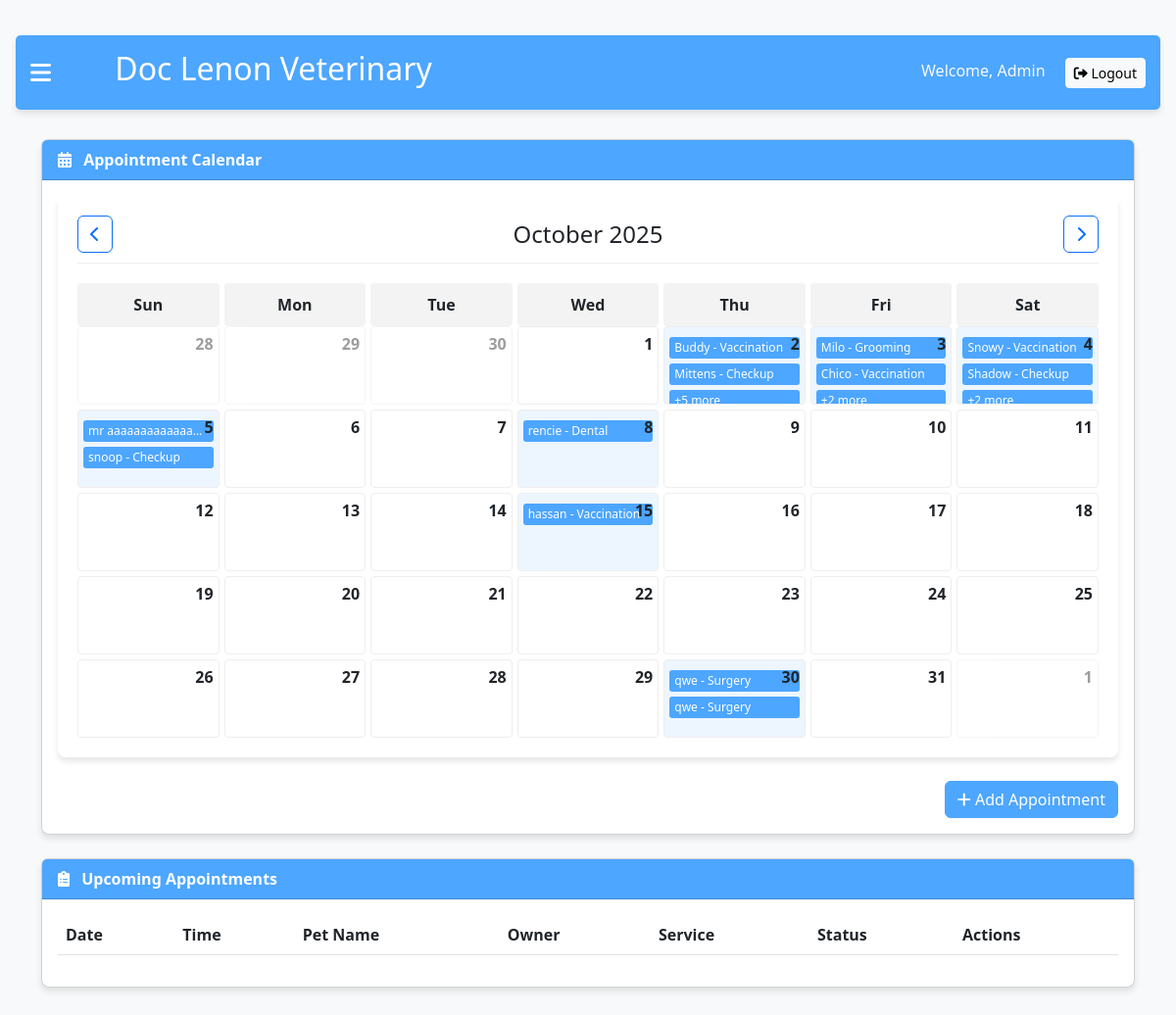
Page /c2.php?year=2025&month=10 (signed in) on the committed database.
### tables this page shows
CREATE TABLE `appointments` (
  `id` int(11) NOT NULL,
  `appointment_date` date NOT NULL,
  `appointment_time` time NOT NULL,
  `pet_name` varchar(100) NOT NULL,
  `pet_type` varchar(50) NOT NULL,
  `owner_name` varchar(100) NOT NULL,
  `owner_phone` varchar(20) NOT NULL,
  `owner_email` varchar(255) DEFAULT NULL,
  `service_type` varchar(50) NOT NULL,
  `notes` text DEFAULT NULL,
  `status` varchar(20) DEFAULT 'Pending',
  `created_at` timestamp NOT NULL DEFAULT current_timestamp()
);

### c2.php (the view, shortened to what this page needs)
<?php
$servername = "localhost";
$username = "root";
$password = "";
$dbname = "taho";
$conn = new mysqli($servername, $username, $password, $dbname);
$year = isset($_GET['year']) ? intval($_GET['year']) : date('Y');
$month = isset($_GET['month']) ? intval($_GET['month']) : date('n');
$firstDayOfMonth = mktime(0, 0, 0, $month, 1, $year);
$numberDays = date('t', $firstDayOfMonth);
$dateComponents = getdate($firstDayOfMonth);
$monthName = $dateComponents['month'];
$dayOfWeek = $dateComponents['wday'];
$prevMonth = $month - 1;
$prevYear = $year;
$nextMonth = $month + 1;
$nextYear = $year;
$appointments = [];
$sql = "SELECT * FROM appointments";
$result = $conn->query($sql);
if ($result && $result->num_rows > 0) {
    while ($row = $result->fetch_assoc()) {
        $date = $row['appointment_date'];
        if (!isset($appointments[$date])) {
            $appointments[$date] = [];
        }
        $appointments[$date][] = [
            'pet_name' => $row['pet_name'],
            'service' => $row['service_type'],
            'time' => date('g:i A', strtotime($row['appointment_time']))
        ];
    }
}
?>
<!DOCTYPE html>
<html lang="en">
<head>
    <link href="https://cdn.jsdelivr.net/npm/bootstrap@5.3.0-alpha1/dist/css/bootstrap.min.css" rel="stylesheet">
    <link rel="stylesheet" href="https://cdnjs.cloudflare.com/ajax/libs/font-awesome/6.0.0/css/all.min.css">
</head>
<body>
    <div id="main" class="main-content">
        <div class="admin-header">
            <div class="d-flex align-items-center">
                <span class="burger-menu" onclick="openNav()">
                    <i class="fas fa-bars"></i>
                </span>
                <h2><i class="fas fa-paw paw-logo"></i> Doc Lenon Veterinary</h2>
            </div>
            <div>
                <span class="text-light me-3">Welcome, Admin</span>
                <a href="?logout=1" class="btn btn-light btn-sm">
                    <i class="fas fa-sign-out-alt"></i> Logout
                </a>
            </div>
        </div>
        <div class="container">
            <div class="row">
                <div class="col-md-12">
                    <div class="card mb-4">
                        <div class="card-header">
                            <i class="fas fa-calendar-alt me-2"></i> Appointment Calendar
                        </div>
                        <div class="card-body">
                            <div class="calendar">
                                <div class="calendar-header">
                                    <a href="?year=<?php echo $prevYear; ?>&month=<?php echo $prevMonth; ?>" class="btn btn-outline-primary">
                                        <i class="fas fa-chevron-left"></i>
                                    </a>
                                    <h4 class="mb-0"><?php echo $monthName . ' ' . $year; ?></h4>
                                    <a href="?year=<?php echo $nextYear; ?>&month=<?php echo $nextMonth; ?>" class="btn btn-outline-primary">
                                        <i class="fas fa-chevron-right"></i>
                                    </a>
                                </div>
                                <div class="calendar-days">
                                    <div class="day-name">Sun</div>
                                    <div class="day-name">Mon</div>
                                    <div class="day-name">Tue</div>
                                    <div class="day-name">Wed</div>
                                    <div class="day-name">Thu</div>
                                    <div class="day-name">Fri</div>
                                    <div class="day-name">Sat</div>
                                </div>
                                <div class="calendar-dates">
                                    <?php
                                    for ($i = 0; $i < $dayOfWeek; $i++) {
                                        $lastMonthDay = date('j', strtotime('last day of previous month', $firstDayOfMonth));
                                        $dayNum = $lastMonthDay - $dayOfWeek + $i + 1;
                                        echo '<div class="calendar-date text-muted">';
                                        echo '<div class="date-number">' . $dayNum . '</div>';
                                        echo '</div>';
                                    }
                                    for ($day = 1; $day <= $numberDays; $day++) {
                                        $currentDate = sprintf('%04d-%02d-%02d', $year, $month, $day);
                                        $hasAppointments = isset($appointments[$currentDate]) && count($appointments[$currentDate]) > 0;
                                        $class = 'calendar-date';
                                        if ($hasAppointments) $class .= ' has-appointments';
                                        echo '<div class="' . $class . '" data-date="' . $currentDate . '" onclick="showAppointments(\'' . $currentDate . '\')">';
                                        echo '<div class="date-number">' . $day . '</div>';
                                        if ($hasAppointments) {
                                            foreach ($appointments[$currentDate] as $index => $apt) {
                                                if ($index < 2) {
                                                    echo '<div class="appointment">' . $apt['pet_name'] . ' - ' . $apt['service'] . '</div>';
                                                } elseif ($index == 2) {
                                                    $remaining = count($appointments[$currentDate]) - 2;
                                                    echo '<div class="appointment">+' . $remaining . ' more</div>';
                                                    break;
                                                }
                                            }
                                        }
                                        echo '</div>';
                                    }
                                    $totalCells = $dayOfWeek + $numberDays;
                                    $remainingCells = 7 - ($totalCells % 7);
                                    if ($remainingCells < 7) {
                                        for ($i = 1; $i <= $remainingCells; $i++) {
                                            echo '<div class="calendar-date text-muted">';
                                            echo '<div class="date-number">' . $i . '</div>';
                                            echo '</div>';
                                        }
                                    }
                                    ?>
                                </div>
                            </div>
                            <div class="mt-4">
                                <div class="d-flex justify-content-end">
                                    <button type="button" class="btn btn-primary" data-bs-toggle="modal" data-bs-target="#addAppointmentModal">
                                        <i class="fas fa-plus"></i> Add Appointment
                                    </button>
                                </div>
                            </div>
                        </div>
                    </div>
                    <div class="card">
                        <div class="card-header">
                            <i class="fas fa-clipboard-list me-2"></i> Upcoming Appointments
                        </div>
                        <div class="card-body">
                            <div class="table-responsive">
                                <table class="table table-striped">
                                    <thead>
                                        <tr>
                                            <th>Date</th>
                                            <th>Time</th>
                                            <th>Pet Name</th>
                                            <th>Owner</th>
                                            <th>Service</th>
                                            <th>Status</th>
                                            <th>Actions</th>
                                        </tr>
                                    </thead>
                                </table>
                            </div>
                        </div>
                    </div>
                </div>
            </div>
        </div>
    </div>
</body>
</html>

### c2.php (style rules this page uses)
body { background-color: #f8f9fa; padding-top: 20px; overflow-x: hidden; }
.admin-header { background-color: #4DA6FF; color: white; padding: 15px; margin-bottom: 30px; border-radius: 5px; box-shadow: 0 4px 6px rgba(0, 0, 0, 0.1); display: flex; justify-content: space-between; align-items: center; }
.card { border-radius: 8px; box-shadow: 0 4px 6px rgba(0, 0, 0, 0.1); margin-bottom: 30px; }
.card-header { background-color: #4DA6FF; color: white; font-weight: bold; }
.btn-primary { background-color: #4DA6FF; border-color: #4DA6FF; }
.paw-logo { color: #4DA6FF; margin-right: 10px; }
.main-content { transition: margin-left .5s; padding: 16px; }
.burger-menu { font-size: 24px; cursor: pointer; color: white; margin-right: 15px; }
.calendar { background-color: white; border-radius: 8px; box-shadow: 0 4px 6px rgba(0, 0, 0, 0.1); padding: 20px; }
.calendar-header { display: flex; justify-content: space-between; align-items: center; margin-bottom: 20px; padding-bottom: 10px; border-bottom: 1px solid #eee; }
.calendar-days { display: grid; grid-template-columns: repeat(7, 1fr); gap: 5px; text-align: center; }
.day-name { font-weight: bold; padding: 10px; background-color: #f3f3f3; border-radius: 4px; }
.calendar-dates { display: grid; grid-template-columns: repeat(7, 1fr); gap: 5px; }
.calendar-date { height: 80px; border: 1px solid #eee; border-radius: 4px; padding: 5px; position: relative; overflow: hidden; cursor: pointer; }
.date-number { position: absolute; top: 5px; right: 5px; font-weight: bold; }
.appointment { background-color: #4DA6FF; color: white; padding: 2px 5px; border-radius: 3px; margin-top: 5px; font-size: 12px; white-space: nowrap; overflow: hidden; text-overflow: ellipsis; }
.calendar-date.has-appointments { background-color: rgba(77, 166, 255, 0.1); }
.text-muted { opacity: 0.6; }

### rows in the picture
appointments: pet_name "Buddy", service_type "Vaccination"
appointments: pet_name "Mittens", service_type "Checkup"
appointments: remaining "5"
appointments: pet_name "Milo", service_type "Grooming"
appointments: pet_name "Chico", service_type "Vaccination"
appointments: remaining "2"
appointments: pet_name "Snowy", service_type "Vaccination"
appointments: pet_name "Shadow", service_type "Checkup"
appointments: remaining "2"
appointments: pet_name "mr aaaaaaaaaaaaa…"
appointments: pet_name "snoop", service_type "Checkup"
appointments: pet_name "rencie", service_type "Dental"
appointments: pet_name "hassan", service_type "Vaccination"

### other values in the picture
$monthName "October"
$year "2025"
$dayNum "28"
$dayNum "29"
$dayNum "30"
$apt['pet_name'] "qwe"
$apt['service'] "Surgery"
